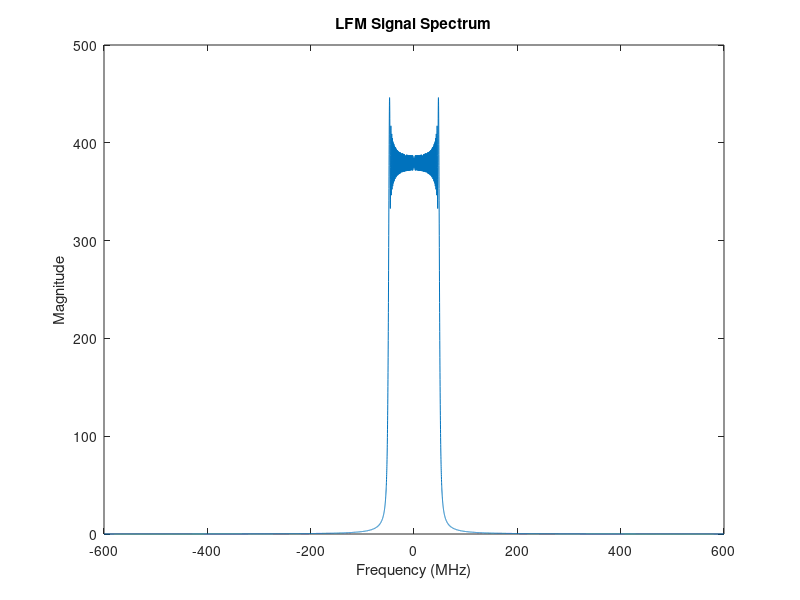
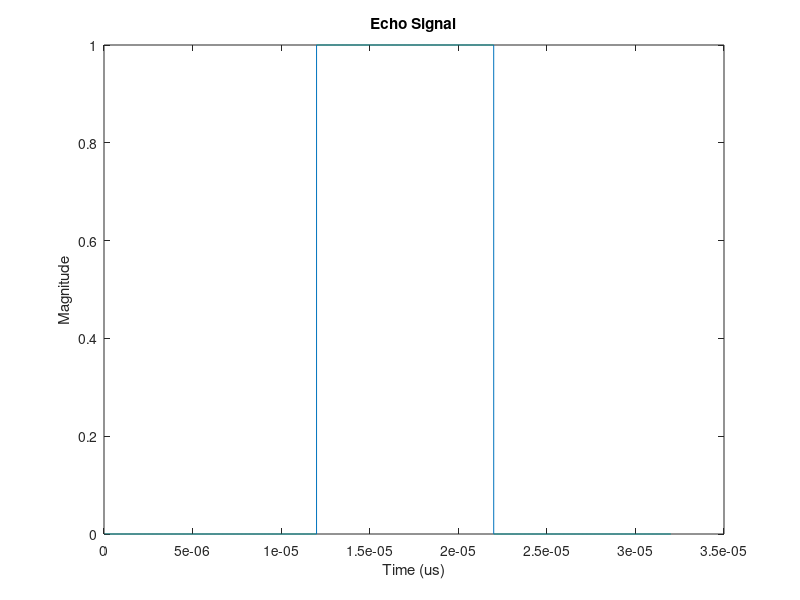
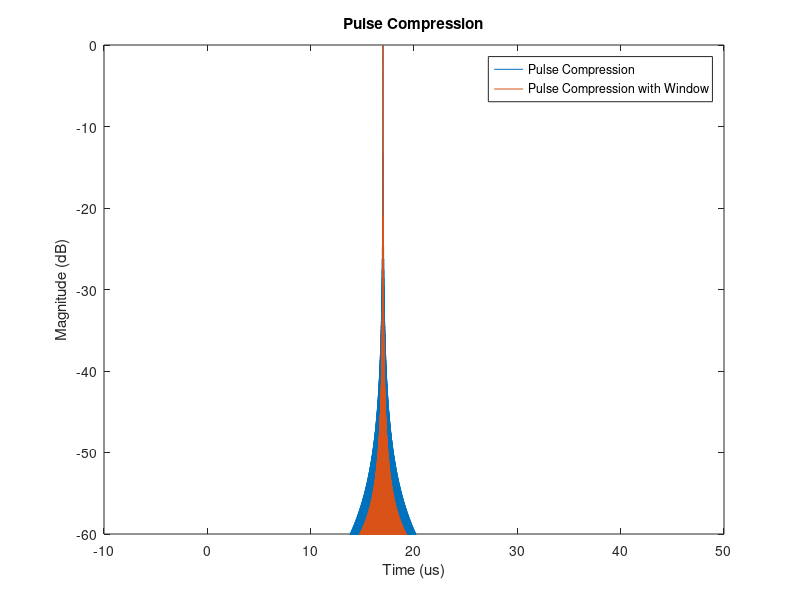

Here is the MATLAB script that generated these plots, in order:
Tp = 10e-6; % 10us
B = 100e6; % 100MHz
alpha = 6;
timeRange = 32e-6;
delay = 17e-6;
fs = round(2*B*alpha);
gamma = B/Tp;
normalized2dB = @(x) 20*log10(abs(x)/max(abs(x)));

%% Reference Signal
referenceN = floor(Tp*fs + 1);
referenceTime = -Tp/2:1/fs:Tp/2;
referenceSignal = exp(1i*pi*gamma*referenceTime.^2);
referenceF = (-(referenceN - 1)/2:(referenceN - 1)/2)/referenceN*fs;
figure;
plot(referenceF/1e6, abs(fftshift(fft(referenceSignal))));
xlabel('Frequency (MHz)');
ylabel('Magnitude');
title('LFM Signal Spectrum');

%% Echo Signal
receivingN = timeRange*fs + 1;
receivingTime = 0:1/fs:timeRange;
receivingSignal = zeros(1, receivingN);
receivingDelayN = round(delay*fs - referenceN/2);
receivingSignal(receivingDelayN:receivingDelayN + referenceN - 1) = referenceSignal;
figure;
plot(receivingTime, abs(receivingSignal));
xlabel('Time (us)');
ylabel('Magnitude');
title('Echo Signal');

%% Pulse Compression
matchedFilterN = 2^nextpow2(referenceN + receivingN - 1);
matchedFilterTime_referenceSignal = (0:matchedFilterN - 1)/fs - Tp/2;
matchedFilter_referenceSignal = conj(flip(referenceSignal));
matchedFilterH_referenceSignal = fft(matchedFilter_referenceSignal, matchedFilterN);
matchedFilterOutput_referenceSignal = ifft(matchedFilterH_referenceSignal.*fft(receivingSignal, matchedFilterN));
matchedFilterWindowed_referenceSignal = conj(flip(referenceSignal.*kaiser(referenceN, 2.5)'));
matchedFilterWindowedH_referenceSignal = fft(matchedFilterWindowed_referenceSignal, matchedFilterN);
matchedFilterWindowedOutput_referenceSignal = ifft(matchedFilterWindowedH_referenceSignal.*fft(receivingSignal, matchedFilterN));
figure;
plot(matchedFilterTime_referenceSignal*1e6, normalized2dB(matchedFilterOutput_referenceSignal), matchedFilterTime_referenceSignal*1e6, normalized2dB(matchedFilterWindowedOutput_referenceSignal));
ylim([-60, 0]);
xlabel('Time (us)');
ylabel('Magnitude (dB)');
title('Pulse Compression');
legend({'Pulse Compression', 'Pulse Compression with Window'});